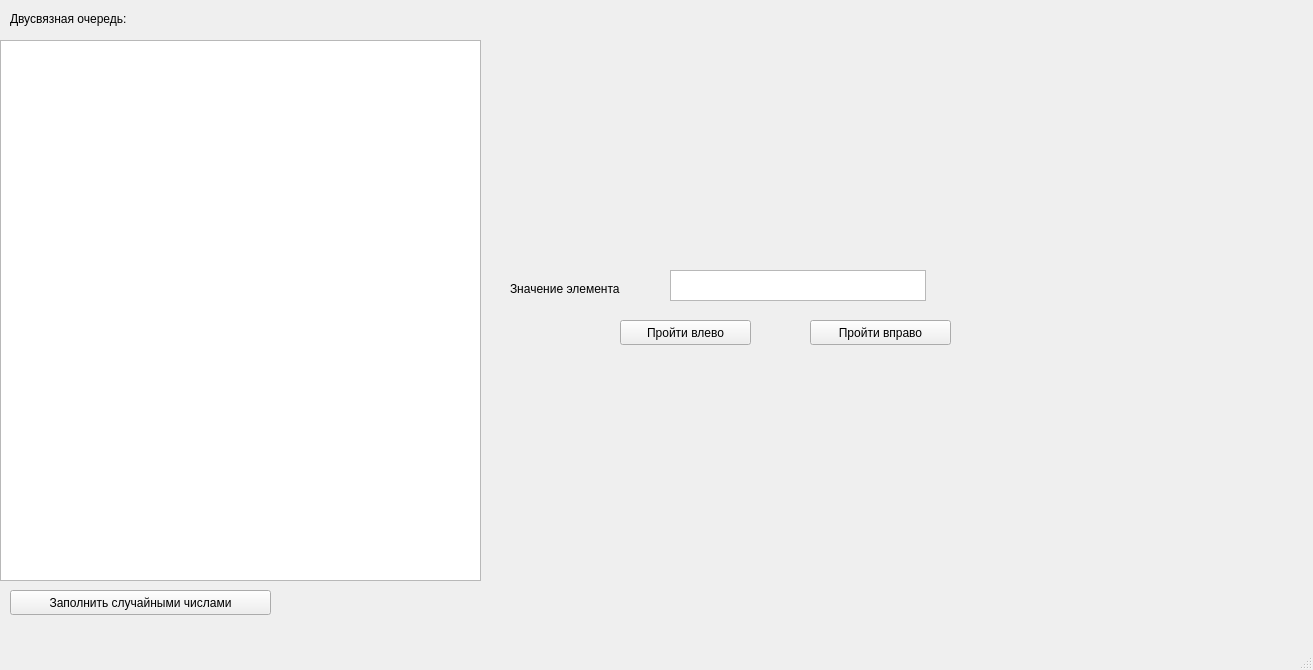
<?xml version="1.0" encoding="UTF-8"?>
<ui version="4.0">
 <class>MainWindows</class>
 <widget class="QMainWindow" name="MainWindows">
  <property name="geometry">
   <rect>
    <x>0</x>
    <y>0</y>
    <width>1313</width>
    <height>670</height>
   </rect>
  </property>
  <property name="windowTitle">
   <string>MainWindow</string>
  </property>
  <widget class="QWidget" name="centralwidget">
   <widget class="QLabel" name="label">
    <property name="geometry">
     <rect>
      <x>10</x>
      <y>10</y>
      <width>181</width>
      <height>17</height>
     </rect>
    </property>
    <property name="text">
     <string>Двусвязная очередь:</string>
    </property>
   </widget>
   <widget class="QPushButton" name="randomButton">
    <property name="geometry">
     <rect>
      <x>10</x>
      <y>590</y>
      <width>261</width>
      <height>25</height>
     </rect>
    </property>
    <property name="text">
     <string>Заполнить случайными числами</string>
    </property>
   </widget>
   <widget class="QPushButton" name="leftButton">
    <property name="geometry">
     <rect>
      <x>620</x>
      <y>320</y>
      <width>131</width>
      <height>25</height>
     </rect>
    </property>
    <property name="text">
     <string>Пройти влево</string>
    </property>
   </widget>
   <widget class="QPushButton" name="rightButton">
    <property name="geometry">
     <rect>
      <x>810</x>
      <y>320</y>
      <width>141</width>
      <height>25</height>
     </rect>
    </property>
    <property name="text">
     <string>Пройти вправо</string>
    </property>
   </widget>
   <widget class="QTextBrowser" name="valueBrowser">
    <property name="geometry">
     <rect>
      <x>670</x>
      <y>270</y>
      <width>256</width>
      <height>31</height>
     </rect>
    </property>
   </widget>
   <widget class="QLabel" name="label_3">
    <property name="geometry">
     <rect>
      <x>510</x>
      <y>280</y>
      <width>151</width>
      <height>17</height>
     </rect>
    </property>
    <property name="text">
     <string>Значение элемента</string>
    </property>
   </widget>
   <widget class="QTextBrowser" name="textBrowser">
    <property name="geometry">
     <rect>
      <x>0</x>
      <y>40</y>
      <width>481</width>
      <height>541</height>
     </rect>
    </property>
   </widget>
  </widget>
  <widget class="QMenuBar" name="menubar">
   <property name="geometry">
    <rect>
     <x>0</x>
     <y>0</y>
     <width>1313</width>
     <height>22</height>
    </rect>
   </property>
  </widget>
  <widget class="QStatusBar" name="statusbar"/>
 </widget>
 <resources/>
 <connections/>
</ui>
